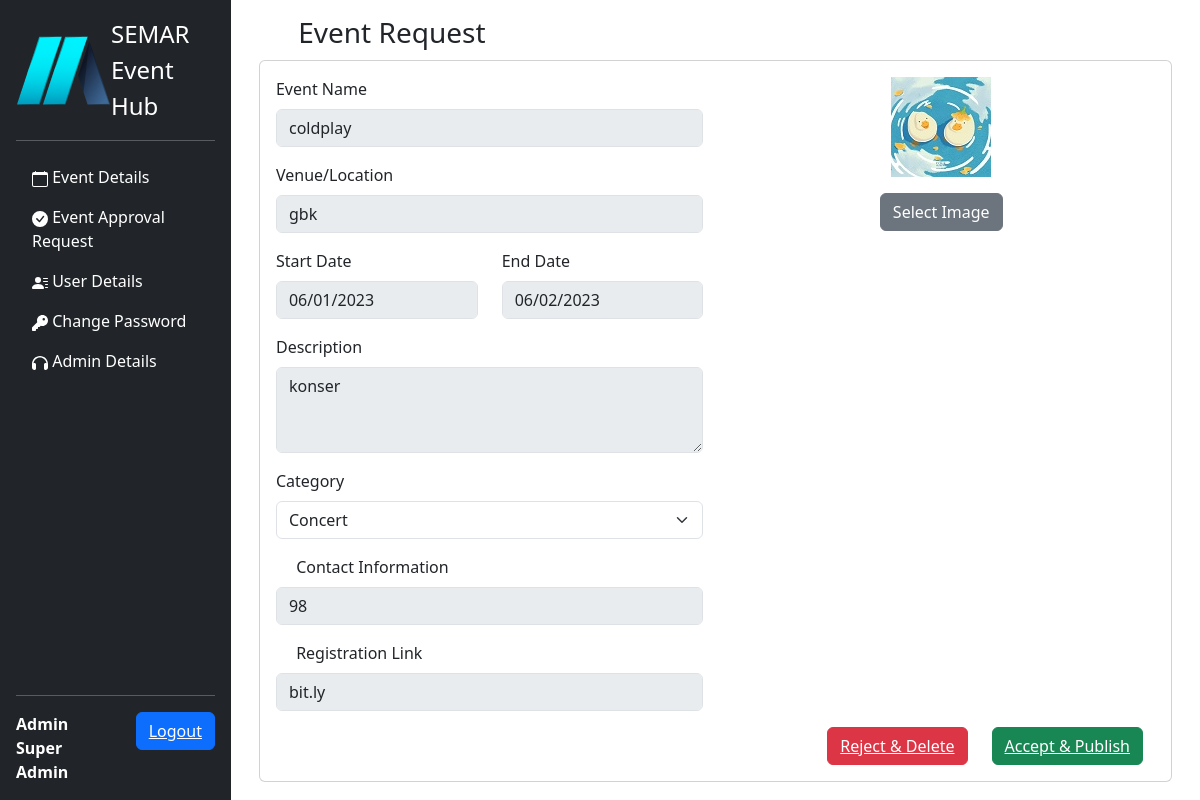
/vieweventrequest.php?id=12 (signed in), run on the app's committed database.
### tables this page shows
CREATE TABLE `admin_seh` (
  `id_admin` int(11) NOT NULL,
  `nama` varchar(100) NOT NULL,
  `email` varchar(100) NOT NULL,
  `password` varchar(100) NOT NULL,
  `status` tinyint(1) DEFAULT NULL
);

CREATE TABLE `request` (
  `id` int(11) NOT NULL,
  `nama_event` varchar(200) NOT NULL,
  `tgl_event` date NOT NULL,
  `tglakhir_event` date NOT NULL,
  `lokasi_event` varchar(200) NOT NULL,
  `deskripsi_event` text NOT NULL,
  `kategori_event` int(4) NOT NULL,
  `cp` bigint(20) NOT NULL,
  `regist_link` varchar(200) NOT NULL,
  `image` varchar(150) NOT NULL,
  `status` varchar(100) NOT NULL DEFAULT 'Requesting',
  `user_id` int(11) NOT NULL
);

### functions.php (called while the page is built, shortened)
<?php
$conn = mysqli_connect("localhost","root", "", "seh");
function query($query) {
	global $conn;
	$result = mysqli_query($conn, $query);
	$rows = [];
	while ($row = mysqli_fetch_assoc($result)) {
		$rows[] = $row;
	}
	return $rows;
}
 ?>

### vieweventrequest.php (the view, shortened to what this page needs)
<?php
require 'functions.php';
$id = $_GET["id"];
$rqs = query("SELECT * FROM request WHERE id = $id")[0];
 ?>
<!DOCTYPE html>
<html lang="en">
<head>
  <link href="https://cdn.jsdelivr.net/npm/bootstrap@5.3.0-alpha3/dist/css/bootstrap.min.css" rel="stylesheet">
</head>
<body>
<main class="d-flex flex-nowrap">
  <div class="d-flex flex-column vh-100 p-3 text-bg-dark sticky-top" style="width: 280px;">
    <a href="admindashboard.php" class="d-flex align-items-center mb-3 mb-md-0 me-md-auto text-white text-decoration-none">
      <img src="img/Logogbr.png">
      <span class="fs-4">SEMAR Event Hub</span>
    </a>
    <hr>
    <ul class="nav nav-pills flex-column mb-auto">
      <li class="nav-item">
        <a href="eventdetails.php" class="nav-link text-white">
          Event Details
        </a>
      </li>
      <li>
        <a href="eventrequest.php" class="nav-link text-white text-wrap">
          Event Approval Request
        </a>
      </li>
      <li>
        <a href="admin_userdetails.php" class="nav-link text-white">
          User Details
        </a>
      </li>
      <li>
        <a href="admin-change-password.php" class="nav-link text-white">
          Change Password
        </a>
      </li>
      <?php
      if ($_SESSION['id_admin'] == 9) : ?>
        <li>
          <a href="admin_admindetails.php" class="nav-link text-white">
            Admin Details
          </a>
        </li>
      <?php endif ?>
    </ul>
    <hr>
    <div class="row">
      <div class="col text-start align-self-center">
        <?php
          require'config.php';
          $query = mysqli_query($conn, "SELECT * FROM `admin_seh` WHERE `id_admin`='$_SESSION[id_admin]'") or die(mysqli_error());
          $fetch = mysqli_fetch_array($query);
        ?>
        <strong> Admin  <?= $fetch['nama'] ?></strong>
      </div>
      <div class="col float-end">
        <button class="btn btn-primary float-end">
          <a href="admin_logout.php" style="color:#ffffff;">Logout</a></button>
      </div>
    </div>
  </div>
  <div class="page-wrapper w-100 p-3">
    <div class="container-fluid">
      <div class="row page-titles">
        <div class="col-md-5 align-self-center">
          <h3 class="text-themecolor">
              Event Request
          </h3>
        </div>
      </div>
      <div class="row">
        <div class="d-flex flex-column">
          <div class="card">
            <div class="card-body">
              <div class="box">
    <form class="row" action="" method="post" enctype="multipart/form-data" id="form">
      <div class="col">
        <div class="col mb-3">
          <label for="event-name" class="form-label">Event Name</label>
          <input type="text" class="form-control" name="nama_event" id="event-name" disabled value="<?= $rqs["nama_event"]; ?>">
        </div>
        <div class="col mb-3">
          <label for="venue" class="form-label">Venue/Location</label>
          <input type="text" class="form-control" name="lokasi_event" id="venue" disabled value="<?= $rqs["lokasi_event"]; ?>">
        </div>
        <div class="row">
          <div class="col">
            <div class="mb-3">
              <label for="date" class="form-label">Start Date</label>
              <input type="date" class="form-control" name="tgl_event" id="date" disabled value="<?= $rqs["tgl_event"]; ?>">
            </div>
          </div>
          <div class="col">
            <div class="mb-3">
              <label for="date" class="form-label">End Date</label>
              <input type="date" class="form-control" name="tglakhir_event" id="date" disabled value="<?= $rqs["tglakhir_event"]; ?>">
            </div>
          </div>
        </div>
        <div class="col mb-3">
          <label for="desc" class="form-label">Description</label>
          <textarea class="form-control" name="deskripsi_event" id="desc" rows="3" disabled><?= $rqs["deskripsi_event"]; ?></textarea>
        </div>
        <div class="col mb-3">
          <label class="form-label" for="autoSizingSelect">Category</label>
          <select class="form-select" name="kategori_event" id="autoSizingSelect">
            <option value="1" <?php if($rqs['kategori_event'] == 1) {echo "selected";} ?> disabled>Concert</option>
          </select>
        </div>
        <div class="col mb-3">
          <label for="cp" class="form-label">
           Contact Information</label>
          <input type="text" class="form-control" name="cp" id="cp" disabled value="<?= $rqs["cp"]; ?>">
        </div>
        <div class="col mb-3">
          <label for="regist" class="form-label">
           Registration Link</label>
          <input type="text" class="form-control" name="regist_link" id="regist" disabled value="<?= $rqs["regist_link"]; ?>">
        </div>
      </div>
      <div class="col" align="center">
        <div class="col mb-3">
          <img id="thumb" src="img/<?= $rqs["image"]; ?>"><br>
        </div>
        <div class="col mb-3" id="file">
          <label for="image" class="btn btn-secondary">Select Image</label>
        </div>
      </div>
    </form>
  </div>
                <div class="container">
                  <div class="row flex-row-reverse">
                    <div class="col-auto float-end">
                      <button class="btn btn-success float-end">
                        <a href="acceptEvent.php?id=<?= $rqs["id"]; ?>" style="color:#ffffff;">Accept & Publish</a></button>
                    </div>
                    <div class="col-auto float-end">
                      <button class="btn btn-danger float-end">
                        <a href="rejectEvent.php?id=<?= $rqs["id"]; ?>" style="color:#ffffff;">Reject & Delete</a></button>
                    </div>
                  </div>
                </div>
            </div>
          </div>
        </div>
      </div>
    </div>
  </div>
</main>
</body>
</html>

### vieweventrequest.php (style rules this page uses)
svg { fill:#ffffff }

### data on the page
admin_seh: nama "Super Admin"
request: nama_event "coldplay", lokasi_event "gbk", tgl_event "06/01/2023", tglakhir_event "06/02/2023", deskripsi_event "konser", kategori_event "Concert", cp "98", regist_link "bit.ly", image (picture)
